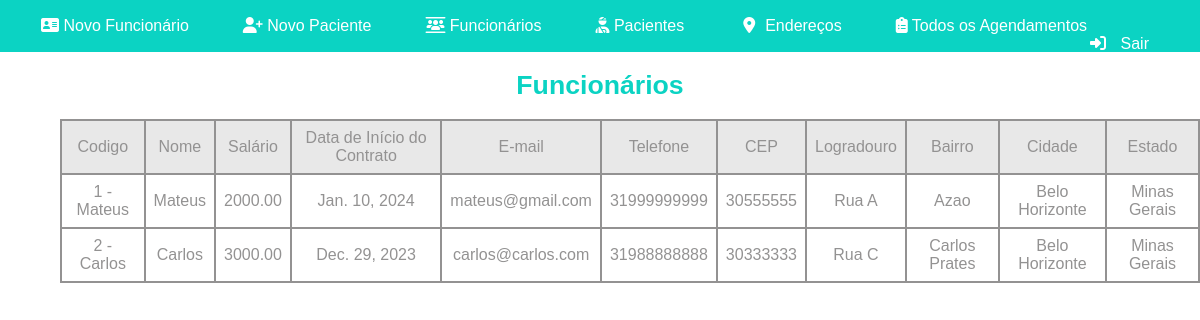
The page /funcionarios on the database as committed earlier.
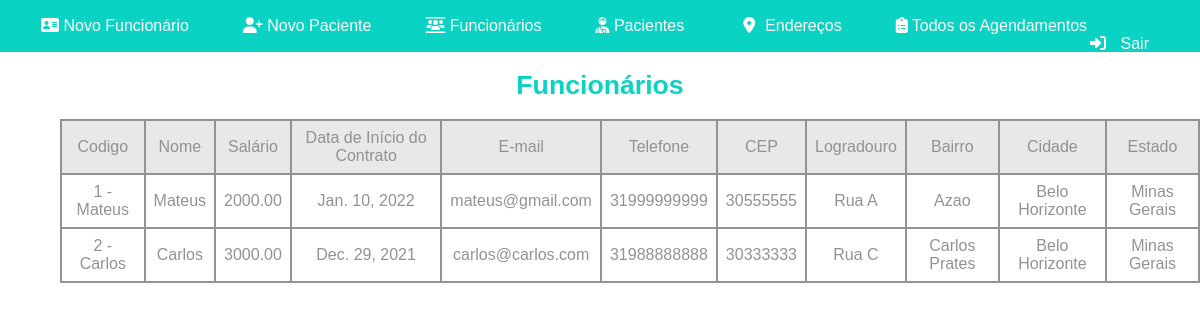
The same page on the database as committed later.
### clinica/models.py (models this page shows, shortened)
class Funcionario(models.Model):
    datacontrato = models.DateField()
    salario = models.DecimalField(max_digits=10, decimal_places=2)
    senha = models.CharField(max_length=20)
    codigo = models.OneToOneField(Pessoa, primary_key=True, on_delete=models.CASCADE)

class Pessoa(models.Model):
    codigo = models.IntegerField(primary_key=True)
    nome = models.CharField(max_length=70)
    email = models.CharField(max_length=70)
    telefone = models.CharField(max_length=70)
    cep = models.CharField(max_length=70)
    logradouro = models.CharField(max_length=70)
    bairro = models.CharField(max_length=70)
    cidade = models.CharField(max_length=70)
    estado = models.CharField(max_length=70)
    def __str__(self):
        return str(self.codigo) + " - " + self.nome

### clinica/views.py (the view)
# urls.py: path('funcionarios', views.funcionariosClinica, name = 'funcionarios')
def funcionariosClinica(request):
    funcionarios = Funcionario.objects.all().order_by('codigo')
    return render(request, 'clinica/funcionarios.html', {'funcionarios': funcionarios})

### clinica/templates/clinica/funcionarios.html (shortened to what this page needs)
{% load static %}
<!DOCTYPE html>
<html lang="en">
<head>
    <link rel="stylesheet" href="{% static 'css/style.css' %}">
</head>
<body>
    <div class="barra-navegacao">
        <ul>
            <li><a href="novofuncionario"><i class="fa-solid fa-address-card"></i> Novo Funcionário</a></li>
            <li><a href="novopaciente"><i class="fa-solid fa-user-plus"></i> Novo Paciente</a></li>
            <li><a href="funcionarios"><i class="fa-solid fa-users-between-lines"></i> Funcionários</a></li>
            <li><a href="pacientes"><i class="fa-solid fa-user-injured"></i> Pacientes</a></li>
            <li><a href="enderecos"><i class="fa-solid fa-location-dot"></i>Endereços</a></li>
            <li><a href="todosagendamentos"><i class="fa-solid fa-clipboard-list"></i> Todos os Agendamentos</a></li>
            <li class="login"><a href="index"><i class="fa-solid fa-right-to-bracket"></i> Sair</a></li>
        </ul>
    </div>
    <div class="intro">
        <h1>Funcionários</h1>
    </div>
    <div class="exibirfunc">
        <table class="tabelada">
            <tr class="init">
                <td>Codigo</td>
                <td>Nome</td>
                <td>Salário</td>
                <td>Data de Início do Contrato</td>
                <td>E-mail</td>
                <td>Telefone</td>
                <td>CEP</td>
                <td>Logradouro</td>
                <td>Bairro</td>
                <td>Cidade</td>
                <td>Estado</td>
            </tr>
            {% for funcionario in funcionarios %}
            <tr>
                <td>{{funcionario.codigo}}</td>
                <td>{{funcionario.codigo.nome}}</td>
                <td>{{funcionario.salario}}</td>
                <td>{{funcionario.datacontrato}}</td>
                <td>{{funcionario.codigo.email}}</td>
                <td>{{funcionario.codigo.telefone}}</td>
                <td>{{funcionario.codigo.cep}}</td>
                <td>{{funcionario.codigo.logradouro}}</td>
                <td>{{funcionario.codigo.bairro}}</td>
                <td>{{funcionario.codigo.cidade}}</td>
                <td>{{funcionario.codigo.estado}}</td>
            </tr>
            {% endfor %}
        </table>
    </div>
</body>
</html>

Rows that differ between the two databases and show on the page:
changed Funcionario "1 - Mateus": datacontrato "Jan. 10, 2024" → "Jan. 10, 2022"
changed Funcionario "2 - Carlos": datacontrato "Dec. 29, 2023" → "Dec. 29, 2021"
